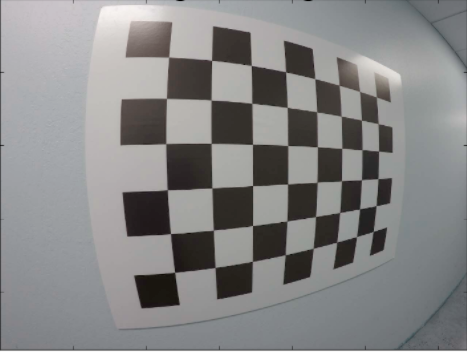
#> input picture OrginalImage.png, 467 x 353 px
$ jupyter execute Undistort_transform.ipynb   (shell and % lines are left out)
#> lines starting #> are read from the running program, lines starting #| are printed output that depends on the picture
[cell 1]
import pickle
import cv2
import numpy as np
import matplotlib.pyplot as plt
import matplotlib.image as mpimg

img = cv2.imread('OrginalImage.png')
#> img is the input picture: shape (353, 467, 3); mean B, G, R 134.4, 134.2, 134.2
nx = 8 # the number of inside corners in x
ny = 6 # the number of inside corners in y

[cell 2]
# Convert to grayscale
gray = cv2.cvtColor(img, cv2.COLOR_BGR2GRAY)

# Find the chessboard corners
ret, corners = cv2.findChessboardCorners(gray, (nx, ny), None)
#> ret = True; corners = 48 rows, first 8: [168.5, 57.23], [211.6, 60.39], [251.3, 65.49], [285.8, 72.12], [315, 78.54], [338.6, 84.69], [359.6, 91.35], [375.9, 96.64]

# If found, draw corners
if ret == True:
    # Draw and display the corners
    #cv2.drawChessboardCorners(img, (nx, ny), corners, ret)
    plt.imshow(img)
    plt.plot(corners[0][0][0],corners[0][0][1],'or')
    plt.plot(corners[7][0][0],corners[7][0][1],'og')
    plt.plot(corners[40][0][0],corners[40][0][1],'ob')
    plt.plot(corners[47][0][0],corners[47][0][1],'oy')
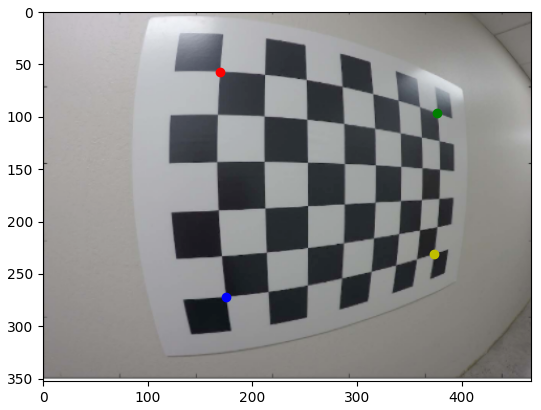
#> figure drawn by matplotlib, 1 panel; B, G, R data is drawn as R, G, B

[cell 3]
plt.plot(corners[7],'og')
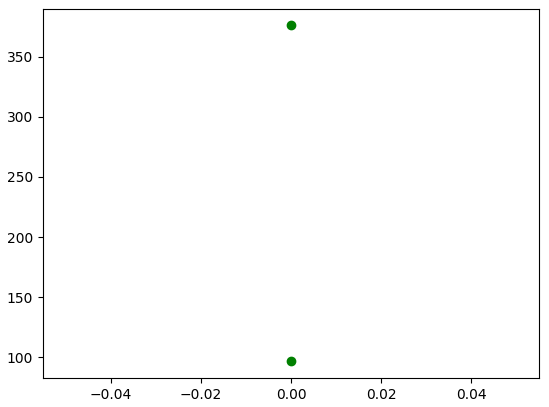
#> figure drawn by matplotlib, 1 panel

[cell 4]
x = corners[0][0]
#> x = [168.5, 57.23]

[cell 5]
x.shape
#> Out = (2,)
